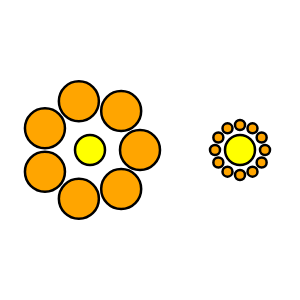
Frame 1 (no input)
Frame 60 (no input): identical to frame 1, image omitted
Frame 120 (the mouse pressed at the canvas centre since frame 60): identical to frame 1, image omitted

The p5.js sketch that drew this single still picture (run headless with seeded random() and noise() and a simulated clock; from frame 60 on, the mouse is pressed at the canvas centre):

// p5.js sketch
// ── sketch.js
const SIZE = 300;
let canvasElement;

const centerD = 30;

let show = false;

function setup() {
  canvasElement = createCanvas(SIZE, SIZE);
  canvasElement.position(
    windowWidth / 2 - SIZE / 2,
    windowHeight / 2 - SIZE / 2
  );
  canvasElement.mouseClicked(toggleShow)
}

function draw() {
  background(255);
  strokeWeight(2.5);

  let flowerOne = new Flower(
    width / 4 + 15,
    height / 2,
    7,
    centerD,
    40,
    50,
    "#ffff00",
    "#ffa500"
  );

  let flowerTwo = new Flower(
    width - width / 4 + 15,
    height / 2,
    12,
    centerD,
    10,
    25,
    "#ffff00",
    "#ffa500"
  );

  flowerOne.drawFlower();
  flowerTwo.drawFlower();


  if (show) {
    line(0, height / 2 - centerD / 2, width, height / 2 - centerD / 2);
    line(0, height / 2 + centerD / 2, width, height / 2 + centerD / 2);
  }
}

function toggleShow(){
  show = !show;
}


function windowResized() {
  canvasElement.position(
    windowWidth / 2 - SIZE / 2,
    windowHeight / 2 - SIZE / 2
  );
}

function touchMoved() {
  return false; 
}

// ── Flower.js
class Flower {
  constructor(
    flowerX,
    flowerY,
    petalNum,
    centerD,
    petalD,
    distance,
    centerCol,
    petalCol
  ) {
    this.flowerX = flowerX;
    this.flowerY = flowerY;
    this.centerD = centerD;
    this.petalD = petalD;
    this.petalNum = petalNum;
    this.distance = distance;
    this.centerCol = centerCol;
    this.petalCol = petalCol;
  }

  petal(angle) {
    let x = this.distance * cos(angle);
    let y = this.distance * sin(angle);
    fill(this.petalCol);
    circle(x, y, this.petalD);
  }

  drawFlower() {
    push();
    translate(this.flowerX, this.flowerY);
    fill(this.centerCol);
    circle(0, 0, this.centerD);
    for (let i = 0; i < this.petalNum; i++) {
      this.petal(TWO_PI * (i / this.petalNum));
    }
    pop();
  }

  removePetals() {
    push();
    translate(this.flowerX, this.flowerY);
    fill(this.centerCol);
    circle(0, 0, this.centerD);
    pop();
  }
}
